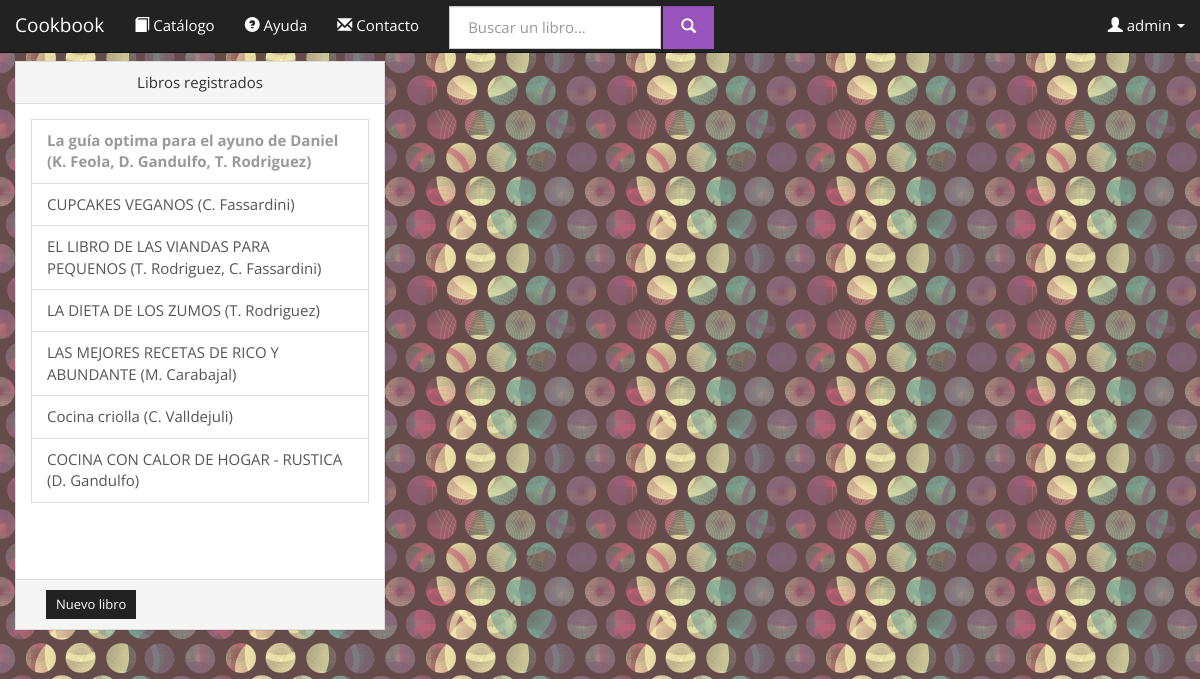
Before: /cookbooks.com.ar/admin_books.php (signed in) with the older database file.
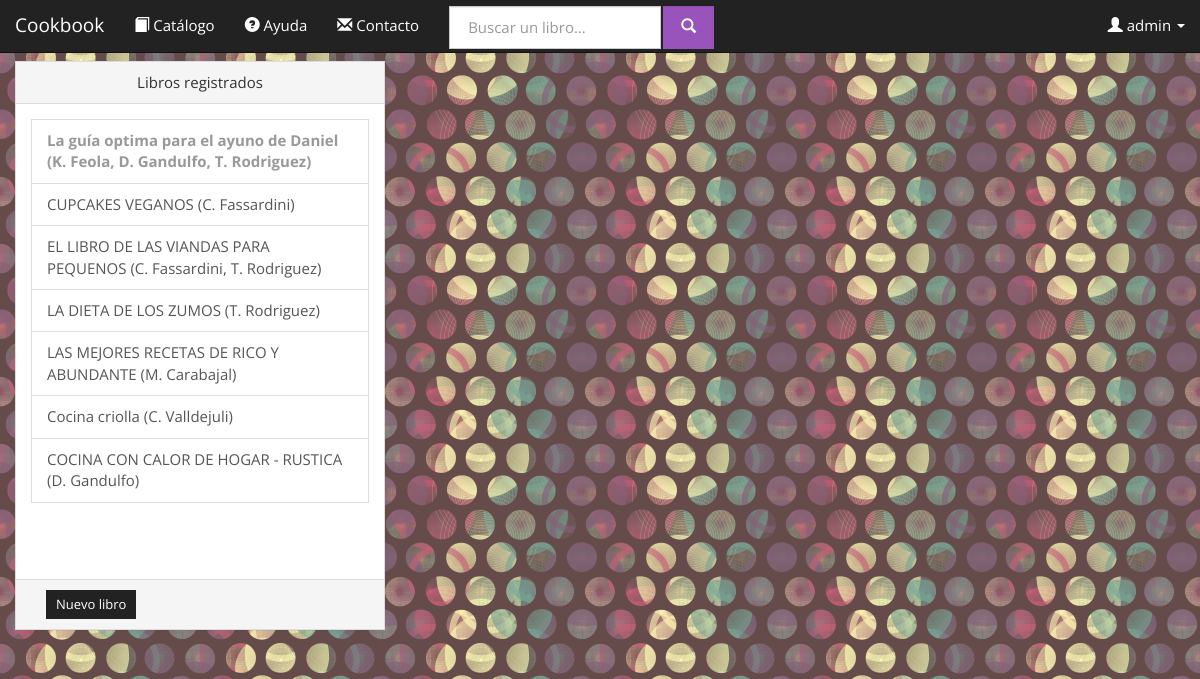
After: the same page with the newer database file.
### tables this page shows
CREATE TABLE IF NOT EXISTS `libros` (
  `ISBN` varchar(10) NOT NULL DEFAULT '',
  `titulo` varchar(50) NOT NULL DEFAULT '',
  `IDIOMA` varchar(40) NOT NULL DEFAULT '',
  `paginas` int(11) NOT NULL DEFAULT '0',
  `precio` float NOT NULL DEFAULT '0',
  `fecha` date NOT NULL DEFAULT '0000-00-00',
  `etiquetas` varchar(100) NOT NULL DEFAULT '',
  `texto` text,
  `tapa` text,
  `eliminado` tinyint(1) NOT NULL DEFAULT '0',
  `hidden` tinyint(1) NOT NULL,
  PRIMARY KEY (`ISBN`)
);

### cookbooks.com.ar/database.php (called while the page is built, shortened)
<?php
class Conexion {
	private $hostname = 'localhost';
	private $port = '8080';
	private $username = 'root';
	private $password = 'F3Dericcio';
	private $dbname = 'cookbookg32';
	private $dbh;
	function conectar(){
		try {
			$this->dbh = new PDO("mysql:host=$this->hostname;dbname=$this->dbname;port=$this->port", $this->username, $this->password, array(PDO::MYSQL_ATTR_INIT_COMMAND => "SET NAMES utf8"));
			return true;
		} catch(PDOException $e) {
			return false;
		}
	}
	function query($statement){
		return $this->dbh->query($statement);
	}
}
class Books{
	static private $conexion;
	static function initialize(){
		self::$conexion = new Conexion;
	}
	static function getBooksAvailable(){
		$result = self::$conexion->query("
			SELECT L.ISBN, L.titulo, GROUP_CONCAT(E.id_autor) as autores, L.paginas, L.precio, L.IDIOMA, L.fecha, L.etiquetas, L.texto, L.tapa, L.eliminado, L.hidden
			FROM libros L
			LEFT JOIN escribe E ON (L.ISBN=E.isbn)
			GROUP BY L.ISBN
			HAVING (L.eliminado=0)
		");
		$libros = array();
		if ($result){
			$librosDatos = $result->fetchAll(PDO::FETCH_ASSOC);
			foreach ($librosDatos as $key => $info) {
				array_push($libros, new Book($info));
			}
		}
		return $libros;
	}
}
class Book{
	private	$ISBN, $OLD_ISBN,
			$titulo,
			$paginas,
			$precio,
			$idioma,
			$fecha,
			$etiquetas,
			$texto,
			$tapa,
			$eliminado,
			$oculto,
			$autores;
	function __construct($param){
		$this->ISBN = $param['ISBN'];
		$this->titulo = $param['titulo']? $param['titulo']:'';
		$this->oculto = $param['hidden']? $param['hidden']:'0';
		$this->autores = $param['autores']? $param['autores']:'';
	}
	function getISBN(){
		return $this->ISBN;
	}
	function getTitulo(){
		return $this->titulo;
	}
	function getAutoresString(){
		$arreglo= $this->getAutores();
		$string ="";
		foreach ($arreglo as $key => $value) {
			$inicial=$value->getNombre();
			$inicial= $inicial[0];
			$string.=$inicial.'. '.$value->getApellido().", ";
		}
		$string= substr ($string, 0, -2);
		return $string;
	}
	function getAutores(){
		$autores_ids = explode(",", $this->autores);
		$result= Array();
		foreach ($autores_ids as $key => $value) {
			$autor = Authors::getAuthor($value);
			if ($autor)	array_push($result, $autor);
		}
		return $result;
	}
	function getOculto(){
		return $this->oculto;
	}
}
class Authors{
	static private $initialized = FALSE;
	static private $conexion;
	private static function initialize(){
		if (self::$initialized) return;
		self::$conexion = new Conexion;
		self::$initialized = TRUE;
	}
	public static function getAuthor($ID){
		$result = self::$conexion->query("
			SELECT *
			FROM autor
			WHERE (ID=$ID)AND(eliminado=0)
			LIMIT 1
		");
		if ($result && $result->rowCount()>0) return new Author($result->fetch(PDO::FETCH_ASSOC));
		else return NULL;
	}
}
class Author{
	private	$ID,
			$nombre,
			$apellido,
			$fecha_nacimiento,
			$lugar_nacimiento,
			$eliminado;
	function __construct($params){
		$this->nombre = $params['nombre']? $params['nombre']: "";
		$this->apellido = $params['apellido']? $params['apellido']:"";
	}
	function getNombre(){
		return $this->nombre;
	}
	function getApellido(){
		return $this->apellido;
	}
}
		?>

### cookbooks.com.ar/admin_books.php (the view, shortened to what this page needs)
<?php include_once('database.php'); ?>
<!DOCTYPE html>
<html lang="es">
    <head>
        <link href="bootstrap-3.1.1-dist/css/bootstrap_Cosmo.css" rel="stylesheet" media="screen">
		<link href="website/uploadFile/uploadfile.min.css" rel="stylesheet">
    </head>
    <body>
        <?php include_once('navigation.php'); ?>
        <?php
			$ID_ACTIVE = -1;		if (isset($_REQUEST['id'])) $ID_ACTIVE = $_REQUEST['id'];
	    ?>
        <div class="container-fluid text-center">
            <div class="row">
                <div class="col-md-4">
                	<div class="panel panel-default">
                		<div class="panel-heading">Libros registrados</div>
                		<div class="panel-body" style="max-height: 475px; min-height:475px; overflow-y: scroll;">
                			<div class="list-group text-left">
                				<?php
	            					$libros = Books::getBooksAvailable();
	            					foreach ($libros as $key => $value) {
            					?>
										<a	id="libro_<?php echo $value->getISBN(); ?>"
											href="admin_books.php?id=<?php echo $value->getISBN(); ?>"
											<?php if ($value->getOculto()){ ?>
											style="color: #999999; font-weight: bold;"
											<?php } ?>
											class="list-group-item <?php if ($ID_ACTIVE==$value->getISBN()) echo 'active' ?>"
											>
											<?php echo $value->getTitulo().' ('.$value->getAutoresString().')'; ?>
										</a>
								<?php
									}
								?>
                			</div>
                		</div>
                		<div class="panel-footer">
                			<div class="container-fluid">
	                			<a class="btn btn-sm btn-default pull-left" onclick="window.location.href='admin_books.php?new=1'">Nuevo libro</a>
                			</div>
                		</div>
                	</div>
                </div>
            </div>
        </div>
    </body>
</html>

Changed rows visible on the page:
changed libros "EL LIBRO DE LAS VIANDAS PARA PEQUENOS": AutoresString "T. Rodriguez, C. Fassardini" → "C. Fassardini, T. Rodriguez"
